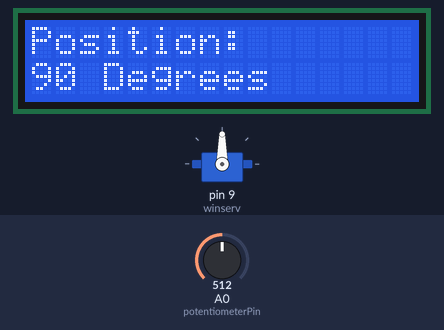
Simulated run of this sketch. Board: Arduino Uno, built with avr-gcc and run on an emulated ATmega328P. Parts: servo, 16×2 character LCD. Inputs (shaded band) come from the test bench; at power-on: A0 (potentiometerPin) = 512.

Above: at 2.2 s.
2.3 s: A0 (potentiometerPin) set to 562
At 3.5 s:
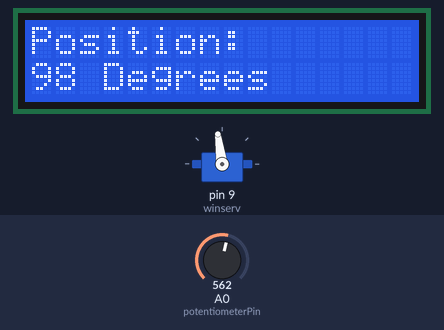
3.8 s: A0 (potentiometerPin) set to 576
At 4.6 s:
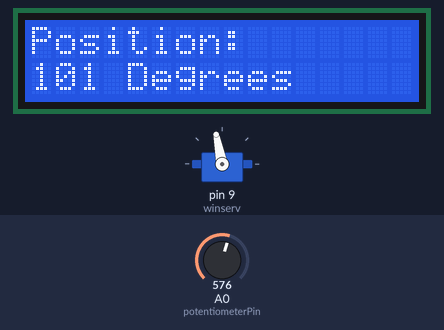
5.3 s: A0 (potentiometerPin) set to 716
At 5.9 s:
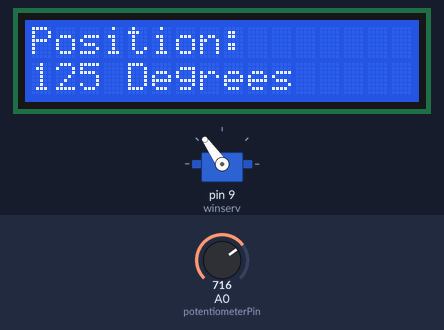
6.8 s: A0 (potentiometerPin) set to 900
At 7.2 s:
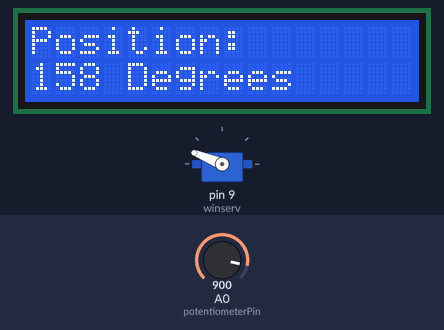
9.8 s: A0 (potentiometerPin) set to 1023
At 10.2 s:
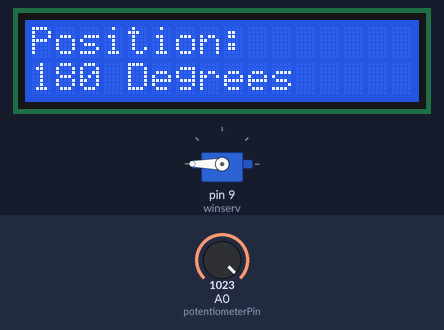
11.3 s: A0 (potentiometerPin) set to 306
At 12.7 s:
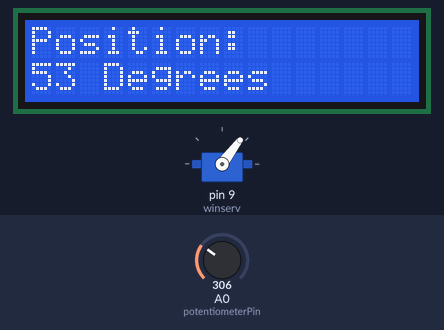
Timing chart, 0 to 13.8 s (numbered marks = the images above; inputs shaded):
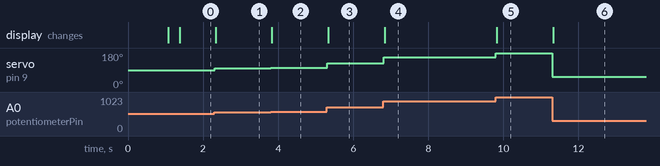

The sketch:

Servo_potentiometer_map.ino
```cpp
#include <LiquidCrystal.h>
#include <Servo.h>

//(RS, enable, d4, d5, d6, d7)
LiquidCrystal lcd(12, 11, 4, 5, 6, 7);

Servo winserv;

// To define the analog pin connected to the potentiometer.
const int potentiometerPin = A0;

// raw potentiometer value (0-1023)
int rawPotValue;

// mapped servo value (0-180)
int servoPosition;

void setup() {
  winserv.attach(9);
  lcd.begin(16, 2);

  lcd.print("S&P machine >:]");
  delay(1000);
  lcd.clear();
}

void loop() {
  rawPotValue = analogRead(potentiometerPin);
  servoPosition = map(rawPotValue, 0, 1023, 0, 180);

  winserv.write(servoPosition);

  delay(15);

  lcd.setCursor(0, 0);
  lcd.print("Position: ");

  lcd.setCursor(0, 1);
  // Clear the rest of the line to prevent ghosting from previous longer numbers
  lcd.print("                ");
  lcd.setCursor(0, 1);
  lcd.print(servoPosition);
  lcd.print(" Degrees");
}
```

Measured:
- after the input at 2.3 s, servo on pin 9 (winserv): 90° → 98° at once; the display: changes at once (image 1)
- after the input at 3.8 s, servo on pin 9 (winserv): 98° → 101° at once; the display: changes at once (image 2)
- after the input at 5.3 s, servo on pin 9 (winserv): 101° → 125° at once; the display: changes at once (image 3)
- after the input at 6.8 s, servo on pin 9 (winserv): 125° → 158° at once; the display: changes at once (image 4)
- after the input at 9.8 s, servo on pin 9 (winserv): 158° → 180° at once; the display: changes at once (image 5)
- after the input at 11.3 s, servo on pin 9 (winserv): 180° → 53° at once; the display: changes at once (image 6)
